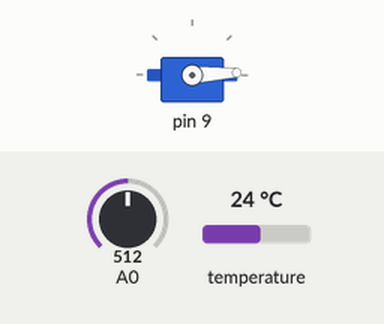
Recording of a sketch running on a simulated Arduino Uno, built with avr-gcc and run on an emulated ATmega328P. Shown: servo. The inputs (shaded band) are chosen by the test bench; at power-on: A0 = 512, temperature 24 °C.

Above: at 0.05 s.
At 1.15 s:
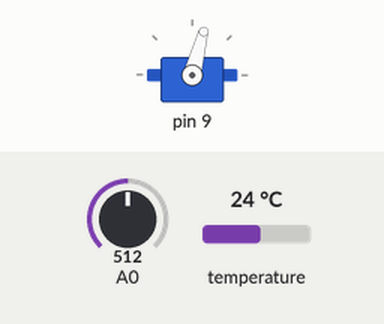
At 2.25 s:
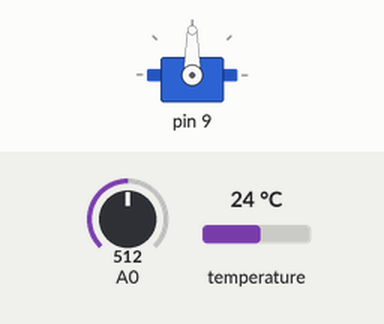
At 4.5 s:
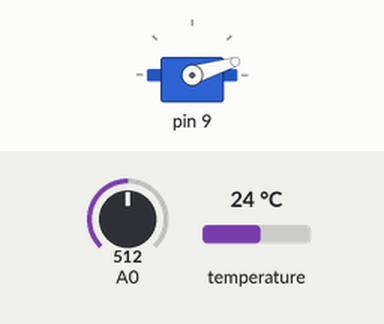
Timing chart, 0 to 8.9 s (numbered marks = the images above):
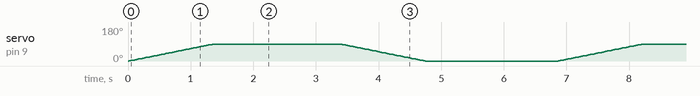

The sketch:

Smart_home_arduino.ino
```cpp
#include "Door.h"
#include <Arduino.h>
#include "Temp.h"
#include "water.h"
Door door1(0, 90, 9);
Temp temp1;
water Water1(A0,0);
void setup() {
  door1.setup();
  temp1.setup();

}

void loop() {
  door1.open();
  delay(2000);
  door1.close();
  delay(2000);
  temp1.getTemperature();
  Water1.getwaterLevel();
}
```

Door.cpp
```cpp
#include <Arduino.h>
#include <Servo.h>
#include "Door.h"

Servo servo;

Door::Door(int closeAngle,int openAngle,int pin){
_closeAngle=closeAngle;
_openAngle=openAngle;
_pin=pin;
}

void Door::setup() {
  servo.attach(_pin);

    // attaches the servo on pin 9 to the servo object
}


void Door::open(){
 for (_pos =_closeAngle; _pos <= _openAngle; _pos += 1) { // goes from 0 degrees to 180 degrees
    // in steps of 1 degree
    servo.write(_pos);              // tell servo to go to position in variable 'pos'
    delay(15);                       // waits 15ms for the servo to reach the position
  }
}
void Door::close(){
  for (_pos = _openAngle; _pos >= _closeAngle; _pos -= 1) { // goes from 180 degrees to 0 degrees
    servo.write(_pos);              // tell servo to go to position in variable 'pos'
    delay(15);                       // waits 15ms for the servo to reach the position
  }
}
```

Door.h
```cpp
#ifndef Door_h
#define Door_h
#include <Servo.h>
#include <Arduino.h>
class Door {
public:
  Door(int closeAngle,int openAngle,int pin);
  void setup();
  void open();
  void close();
private:
  int _closeAngle;
  int _openAngle;
  int _pos;
  int _pin;
};

#endif
```

Temp.cpp
```cpp
#include <Arduino.h>
#include <OneWire.h>
#include <DallasTemperature.h>
#include "Temp.h"
#define ONE_WIRE_BUS 2
OneWire oneWire(ONE_WIRE_BUS);
DallasTemperature sensors(&oneWire);
DeviceAddress insideThermometer;
Temp::Temp(){


}
void Temp::setup(){
  sensors.setResolution(insideThermometer, 9);
}
float Temp::getTemperature()
{
  sensors.requestTemperatures();
  float tempC = sensors.getTempC(insideThermometer);
  if(tempC == DEVICE_DISCONNECTED_C)
  {
    return -375;
  }

  return tempC;
}
```

Temp.h
```cpp
#ifndef Temp_h
#define Temp_h
#include <Arduino.h>
#include <OneWire.h>
#include <DallasTemperature.h>
#define ONE_WIRE_BUS 2
class Temp {
   public:
   Temp();
   void setup();
   float getTemperature();

   private:
   int _pin;


};

#endif
```

water.cpp
```cpp
#include <Arduino.h>
#include "water.h"
water::water( int analogInPin,int sensorValue){
  _analogInPin=analogInPin;

  _sensorValue=sensorValue;

}
float water::getwaterLevel(){

 float sensorValue=analogRead(_analogInPin);
 return sensorValue;

}
```

water.h
```cpp
#ifndef water_h
#define water_h
#include <Arduino.h>
class water {
   public:
   water( int analogInPin,int sensorValue);
   void setup();
   float getwaterLevel();

   private:
    int _analogInPin;
   int _sensorValue ;

};

#endif
```
